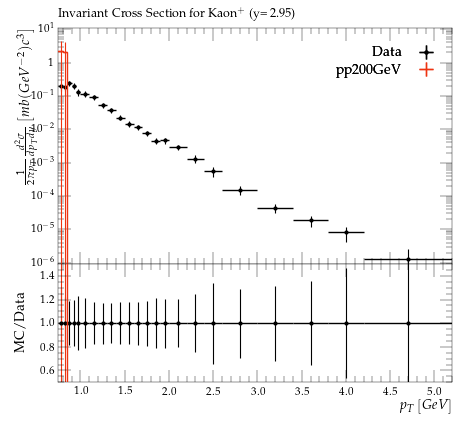

This figure's Python source:
#! /usr/bin/env python3

# This Python script was auto-generated using YODA v2.1.0.
# Analysis object: /BRAHMS_2007_I742956/d03-x01-y01
# Timestamp: 07-10-2025 (17:32:21)

import matplotlib as mpl
import matplotlib.pyplot as plt
mpl.use('Agg') # comment out for interactive use
import os
import numpy as np
from numpy import nan, inf

plotDir = os.path.split(os.path.realpath(__file__))[0]
if 'YODA_USER_PLOT_PATH' in globals():
    plot_outdir = globals()['YODA_USER_PLOT_PATH']
else:
    plot_outdir = plotDir

#plot style
plt.style.use(os.path.join(plotDir, '../default.mplstyle'))
# plot metadata
figW, figH = plt.rcParams['figure.figsize']
ax_xLabel = r'$p_T \left[GeV\right]$'
ax_yLabel = r'$\frac{1}{2\pi{p_{T}}}\frac{d^2\sigma}{dp_{T}dy}\left[mb(GeV^{-2})c^3\right]$'
ax_title  = r'Invariant Cross Section for Kaon$^+$ (y= 2.95)'
ax_xScale = 'linear'
ax_yScale = 'log'
xLims = (0.75, 5.2)
yLims = (9e-07, 11.0)

# TeX-friendly labels for the legend
labels = {
    'legend' : ([ r"Data", r"pp200GeV" ], r""),
}

# Adjust canvas width and height
canvasW = 10.0
canvasH = 9.0
figW *= canvasW/10.
figH *= canvasH/9.

# Create figure and axis objects
fig, (ax, ratio0_ax) = plt.subplots(2, 1, sharex=True,
                  figsize=(figW,figH), gridspec_kw={'height_ratios': (6.0, 3.0)})

# Set figure margins
plt.subplots_adjust(
    left   = 1.0 * plt.rcParams['figure.subplot.left'],
    right  = 1.0 * plt.rcParams['figure.subplot.right'],
    top    = 1.0 * plt.rcParams['figure.subplot.top'],
    bottom = 1.0 * plt.rcParams['figure.subplot.bottom'])

ratio0_ax.yaxis.set_major_locator(mpl.ticker.MultipleLocator(0.2))
ratio0_ax.set_ylim(0.5, 1.4999)
ratio0_ax.set_ylabel('MC/Data')

# the numerical data is stored in a separate file
dataf = dict()
prefix = os.path.split(__file__)[0]
if prefix:    prefix = prefix + '/'
exec(open(prefix+'d03-x01-y01__data.py').read(), dataf)


legend_handles = dict() # keep track of handles for the legend

# style options for curves
# starts at zorder>=5 to draw curve on top of legend
styles = {
  'Data': {
    'color' : 'black',
    'linestyle' : '-',
    'linewidth' : 1,
    'marker' : 'o',
    'markersize' : 2,
    'capsize' : 0.0,
    'zorder' : 5,
    'histstyle' : 0,
    'drawstyle' : 'steps-pre',
    'xerrorbars' : 1,
    'yerrorbars' : 1,
    'fillcolor' : None,
    'fillopacity' : 1.0,
    'ratio0_linestyle' : '-',
    'ratio0_linewidth' : 1,
    'ratio0_marker' : 'o',
    'ratio0_markersize' : 2,
    'ratio0_capsize' : 0.0,
    'ratio0_zorder' : 5,
    'ratio0_histstyle' : 0,
    'ratio0_drawstyle' : 'steps-pre',
    'ratio0_xerrorbars' : 1,
    'ratio0_yerrorbars' : 1,
  },
  'pp200GeV.yoda': {
    'color' : '#EE3311',
    'linestyle' : '-',
    'linewidth' : 1,
    'marker' : 'none',
    'markersize' : 2,
    'capsize' : 0.0,
    'zorder' : 6,
    'histstyle' : 1,
    'drawstyle' : 'steps-pre',
    'xerrorbars' : 1,
    'yerrorbars' : 1,
    'fillcolor' : None,
    'fillopacity' : 1.0,
    'ratio0_linestyle' : '-',
    'ratio0_linewidth' : 1,
    'ratio0_marker' : 'none',
    'ratio0_markersize' : 2,
    'ratio0_capsize' : 0.0,
    'ratio0_zorder' : 6,
    'ratio0_histstyle' : 1,
    'ratio0_drawstyle' : 'steps-pre',
    'ratio0_xerrorbars' : 1,
    'ratio0_yerrorbars' : 1,
  },
}

# curve from input yoda files in main panel
for label, yvals in dataf['yvals'].items():
    if all(np.isnan(v) for v in dataf['yvals'][label]):
        continue
    tmp = None
    if styles[label]['histstyle']: # draw as histogram
        xpos = dataf['xedges'][label] if styles[label]['drawstyle'] else dataf['xpoints'][label]
        ypos = np.insert(yvals, 0, yvals[0]) if styles[label]['drawstyle'] else yvals
        if styles[label]['fillcolor']: # fill area below curve
            ax.fill_between(xpos, ypos, step='pre',
                            color=styles[label]['fillcolor'],
                            alpha=styles[label]['fillopacity'])
        tmp, = ax.plot(xpos, ypos,
                       color=styles[label]['color'],
                       linestyle=styles[label]['linestyle'],
                       linewidth=styles[label]['linewidth'],
                       drawstyle=styles[label]['drawstyle'], solid_joinstyle='miter',
                       zorder=styles[label]['zorder'], label=label)
    tmp = ax.errorbar(dataf['xpoints'][label], yvals,
                      xerr=np.array(dataf['xerrs'][label])*styles[label]['xerrorbars'],
                      yerr=np.array(dataf['yerrs'][label])*styles[label]['yerrorbars'],
                      fmt=styles[label]['marker'], capsize=styles[label]['capsize'],
                      markersize=styles[label]['markersize'],
                      ecolor=styles[label]['color'],
                      color=styles[label]['color'], zorder=styles[label]['zorder'])
    tmp[-1][0].set_linestyle(styles[label]['linestyle'])
    tmp[-1][0].set_linewidth(styles[label]['linewidth'])
    if label in dataf['add_legend_handle']:  legend_handles[label] = tmp
    for varLabel in dataf['variation_yvals'].keys():
        if varLabel.startswith(label):
            tmp, = ax.plot(dataf['xedges'][label], dataf['variation_yvals'][varLabel],
                           color=styles[label]['color'],
                           linestyle=styles[label]['linestyle'],
                           linewidth=styles[label]['linewidth'],
                           drawstyle='steps-pre', solid_joinstyle='miter',
                           zorder=styles[label]['zorder'], alpha=0.5)


# plots on ratio panel
# curve from input yoda files in ratio panel
for label, yvals in dataf['ratio0_yvals'].items():
    if all(np.isnan(v) for v in yvals):
        continue
    if styles[label]['ratio0_histstyle']: # plot as histogram
        xpos = dataf['xedges']['Data'] if styles[label]['ratio0_drawstyle'] else dataf['xpoints']['Data']
        ypos = np.insert(yvals, 0, yvals[0]) if styles[label]['ratio0_drawstyle'] else yvals
        ratio0_ax.plot(xpos, ypos,
                       color=styles[label]['color'],
                       linewidth=styles[label]['linewidth'],
                       linestyle=styles[label]['ratio0_linestyle'],
                       drawstyle=styles[label]['ratio0_drawstyle'], zorder=styles[label]['zorder'],
                       solid_joinstyle='miter')
    tmp = ratio0_ax.errorbar(dataf['xpoints']['Data'], yvals,
                             xerr=np.array(dataf['ref_xerrs'])*styles[label]['ratio0_xerrorbars'],
                             yerr=np.array(dataf['ratio0_yerrs'][label])*styles[label]['ratio0_yerrorbars'],
                             fmt=styles[label]['ratio0_marker'], capsize=styles[label]['ratio0_capsize'],
                             markersize=styles[label]['ratio0_markersize'],
                             ecolor=styles[label]['color'],
                             color=styles[label]['color'])
    tmp[-1][0].set_linestyle(styles[label]['ratio0_linestyle'])
    tmp[-1][0].set_linewidth(styles[label]['ratio0_linewidth'])

    for varlabel in dataf['ratio0_variation_vals'].keys():
        if varlabel.startswith(label):
            ratio0_ax.plot(dataf['xedges']['Data'],
                            dataf['ratio0_variation_vals'][varlabel],
                            color=styles[label]['color'],
                            linestyle=styles[label]['linestyle'],
                            linewidth=styles[label]['linewidth'],
                            drawstyle='steps-pre', solid_joinstyle='miter',
                            zorder=1, alpha=0.5)

legend_items = list(legend_handles.values())
ax.add_artist(ax.legend(legend_items,
                        labels['legend'][0],
                        title=labels['legend'][1],
                        alignment='right',
                        loc='upper right',
                        bbox_to_anchor=(1.0, 0.97),markerfirst=False))

# set plot metadata as defined above
ratio0_ax.set_xlabel(ax_xLabel)
ratio0_ax.xaxis.set_label_coords(1., -0.15)
ax.set_ylabel(ax_yLabel, ha='right', va='top')
ax.yaxis.set_label_coords(-0.11, 1.0)
ax.set_title(ax_title, loc='left')
ax.set_xscale(ax_xScale)
ax.set_yscale(ax_yScale)
ax.set_xlim(xLims)
ax.set_ylim(yLims)

# tick formatting
plt.rcParams['xtick.top'] = True
plt.rcParams['ytick.right'] = True
ax.yaxis.set_major_locator(mpl.ticker.LogLocator(base=10.0, numticks=np.inf))
ax.yaxis.set_minor_locator(mpl.ticker.LogLocator(
                           base=10.0, subs=np.arange(0.1, 1, 0.1), numticks=np.inf))
fig.align_ylabels((ax, ratio0_ax))
plt.savefig(os.path.join(plot_outdir, 'd03-x01-y01.pdf'), format='PDF')
plt.savefig(os.path.join(plot_outdir, 'd03-x01-y01.png'), format='PNG')

plt.close(fig)
